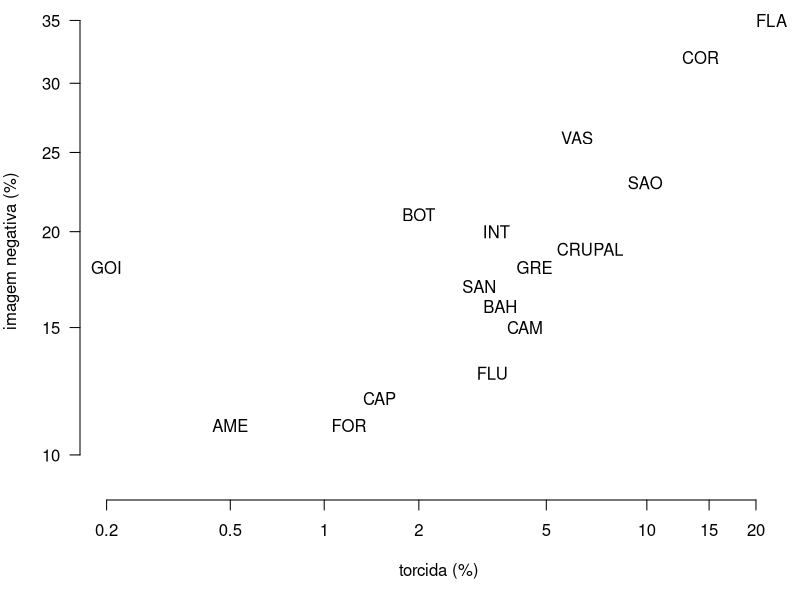

Generate this figure with R: (Note: this script raises an error after producing the figure.)
logit <- function (x) binomial()$linkfun(x)
inv.logit <- function (x) binomial()$linkinv(x)

dat <- read.csv ("atlasintel-2023.csv")
dat.ok <- subset (dat, clube != "GOI")

fm <- lm (logit (dat.ok$imagem.negativa / 100) ~ logit (dat.ok$torcida / 100))
pred <- 100 * inv.logit (predict (fm))
antipathy <- dat.ok$imagem.negativa - pred

cor.test (logit (dat.ok$imagem.negativa / 100), logit (dat.ok$torcida / 100))

par (mar = c (5, 4, 0.1, 0.1))
plot (logit (dat$torcida / 100), logit (dat$imagem.negativa / 100), type = "n",
      bty = "n", xaxt = "n", yaxt = "n", xlab = "torcida (%)",
      ylab = "imagem negativa (%)",
      ylim = logit (c (min (pred), max (dat$imagem.negativa)) / 100))
text (logit (dat$torcida / 100), logit (dat$imagem.negativa / 100),
      labels = dat$clube)
x.ticks <- c (0.2, 0.5, 1, 2, 5, 10, 15, 20)
axis (1, las = 1, at = logit (x.ticks / 100), labels = x.ticks)
y.ticks <- seq (10, 35, by = 5)
axis (2, las = 1, at = logit (y.ticks / 100), labels = y.ticks)
dev.copy (png, file = "torcida-imagem-negativa.png",
          width = 400, height = 400)
dev.off ()
abline (fm, col = "#00000040", lwd = 3)
dev.copy (png, file = "torcida-imagem-negativa-regressao.png",
          width = 400, height = 400)
dev.off ()
cols <- ifelse (antipathy < 0, "green4", "red")
for (i in seq (1, nrow (dat.ok))) {
    lines (logit (rep (dat.ok$torcida [i], 2) / 100),
           logit (c (pred [i], dat.ok$imagem.negativa [i]) / 100),
           lwd = 3, col = cols [i])
}
text (logit (dat.ok$torcida / 100), logit (dat.ok$imagem.negativa / 100),
      labels = dat.ok$clube, col = cols)
dev.copy (png, file = "torcida-imagem-negativa-regressao-antipatia.png",
          width = 400, height = 400)
dev.off ()

idx <- sort (antipathy, index.return = TRUE)$ix
par (mar = c (5, 4, 0.1, 0.1))
plot (NA, NA, xlim = c (min (antipathy), max (antipathy)),
      ylim = c (1, nrow (df)), type = "n", xlab = "índice de antipatia",
      ylab = "", yaxt = "n", bty = "n")
abline (v = 0, col = "#ccccccff", lwd = 3)
for (i in seq (1, nrow (df)))
    lines (c (0, antipathy [idx [i]]), rep (i, 2), lwd = 15,
           col = cols [idx [i]])
axis (2, las = 1, at = seq (1, nrow (df)), labels = dat.ok$clube [idx],
      col = "#00000000")
dev.copy (png, file = "antipatia.png")
dev.off ()
